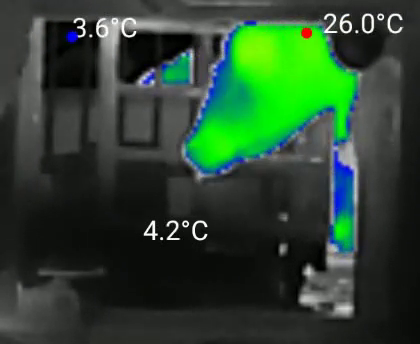
#> input picture frame 37 of data/cow_walking_in.mp4, 420 x 344 px, given in place of cow_hsv_pruned_1h.mp4, which was not available
$ python count_cows.py
#> lines starting #> are read from the running program, lines starting #| are printed output that depends on the picture; after the words box and inside, x2 and y2 are one past the last pixel; in counts of white or black regions, pixels touching at a corner belong together; pictures that were not available may be replaced by others from this repository, and a replacement may not be noted
import argparse
import os
from dataclasses import dataclass
from typing import List, Optional, Tuple

import cv2
import numpy as np


@dataclass
class ROI:
    x: int
    y: int
    w: int
    h: int

    @property
    def slice(self) -> Tuple[slice, slice]:
        return (slice(self.y, self.y + self.h), slice(self.x, self.x + self.w))


# [22 lines left out: functions parse_roi, moving_average, not called in this run]


def compute_activity(
    cap: cv2.VideoCapture,
    roi: Optional[ROI],
    mode: str,
    bright_threshold: int,
    color_sat_threshold: int,
    color_value_threshold: int,
) -> np.ndarray:
#> called with mode = 'color', bright_threshold = 100, color_sat_threshold = 28, color_value_threshold = 40
    counts: List[int] = []
    while True:
        ret, frame = cap.read()
#> frame is the input picture: shape (344, 420, 3); mean B, G, R 46.8, 68.5, 43.4
        if not ret:
            break
        if roi is not None:
            roi_slice_y, roi_slice_x = roi.slice
            region = frame[roi_slice_y, roi_slice_x]
        else:
            region = frame

        if mode == "green":
            green = region[:, :, 1]
            counts.append(int(np.count_nonzero(green >= bright_threshold)))
        elif mode == "color":
            hsv = cv2.cvtColor(region, cv2.COLOR_BGR2HSV)
#> hsv: shape (344, 420, 3); mean H, S, V 55.5, 58.4, 71.1
            sat = hsv[:, :, 1]
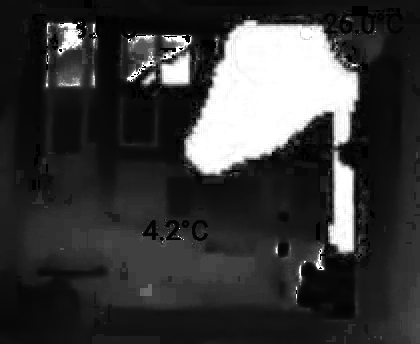
#> sat: shape (344, 420); min 0, max 255, mean 58.4
            val = hsv[:, :, 2]
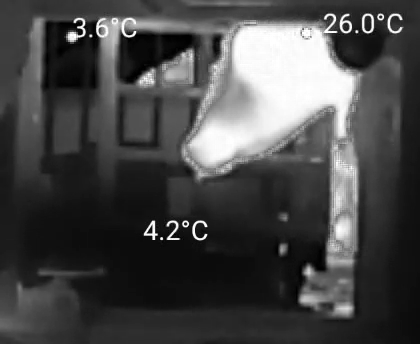
#> val: shape (344, 420); min 0, max 255, mean 71.1
            mask = (sat >= color_sat_threshold) & (val >= color_value_threshold)
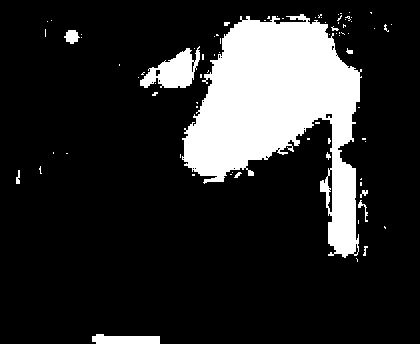
#> mask: shape (344, 420) bool; 16.8% white; 80 white regions (67 under 20 px), largest, box (x1, y1, x2, y2) and area: (182, 14, 362, 258) 21676, (140, 46, 200, 88) 1338, (92, 334, 160, 344) 552
            counts.append(int(np.count_nonzero(mask)))
        else:
            raise ValueError(f"Unsupported detection mode: {mode}")
    return np.asarray(counts, dtype=np.float32)


# [85 lines left out: functions detect_events, save_event_frames, not called in this run]


def main() -> None:
    parser = argparse.ArgumentParser(
        description="Count cow arrivals/departures and export cropped frames between events."
    )
    parser.add_argument("--video", default="data/cow_hsv_pruned_1h.mp4", help="Path to the input MP4 video.")
    parser.add_argument(
        "--roi",
        type=str,
        #default="248,260,420,344",
        default="full",
        help="ROI as x,y,w,h. Use 'full' to analyze entire frame.",
    )
    parser.add_argument(
        "--mode",
        choices=["color", "green"],
        default="color",
        help="Detection mode: 'color' counts saturated colored pixels, 'green' counts bright green pixels.",
    )
    parser.add_argument("--bright-threshold", type=int, default=100)
    parser.add_argument("--color-sat-threshold", type=int, default=28)
    parser.add_argument("--color-value-threshold", type=int, default=40)
    parser.add_argument("--smooth-window", type=int, default=9)
    parser.add_argument("--arrive-threshold", type=float, default=20000.0)
    parser.add_argument("--depart-threshold", type=float, default=10000.0)
    parser.add_argument("--dump-signal", action="store_true")
    args = parser.parse_args()

    if args.roi.lower() == "full":
        roi = None
    else:
        roi = parse_roi(args.roi)

    cap = cv2.VideoCapture(args.video)
    if not cap.isOpened():
        raise SystemExit(f"Failed to open video: {args.video}")

    fps = float(cap.get(cv2.CAP_PROP_FPS) or 0.0) or 30.0

    raw_signal = compute_activity(
        cap,
        roi,
        args.mode,
        args.bright_threshold,
        args.color_sat_threshold,
        args.color_value_threshold,
    )
    cap.release()

    if raw_signal.size == 0:
        raise SystemExit("No frames read from the video.")

    smoothed_signal = moving_average(raw_signal, args.smooth_window)

    if args.dump_signal:
        print(f"Frames: {smoothed_signal.size}")
        print(f"Min/Max/Mean: {smoothed_signal.min():.0f} / {smoothed_signal.max():.0f} / {smoothed_signal.mean():.0f}")

    arrivals, departures = detect_events(
        smoothed_signal,
        fps,
        args.arrive_threshold,
        args.depart_threshold,
    )

    print("\n=== Cow Traffic Report ===")
    print(f"Arrivals:   {len(arrivals)}")
    print(f"Departures: {len(departures)}")

    # ✅ Extract training frames
    save_event_frames(
        video_path=args.video,
        roi=roi,
        arrivals=arrivals,
        departures=departures,
        output_root="output",
    )


if __name__ == "__main__":
    main()

$ run again, starting later in the video
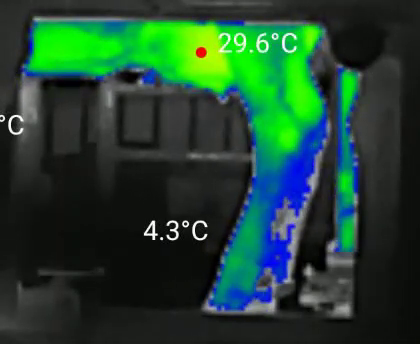
#> input picture frame 169 of data/cow_walking_in.mp4, 420 x 344 px, given in place of cow_hsv_pruned_1h.mp4, which was not available
#> in compute_activity, frame is the input picture: shape (344, 420, 3); mean B, G, R 47.2, 68, 32.3
#> hsv: shape (344, 420, 3); mean H, S, V 61, 84.3, 75.9
#> in compute_activity, `sat = hsv[:, :, 1]`:
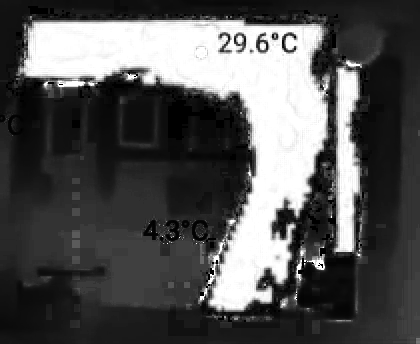
#> sat: shape (344, 420); min 0, max 255, mean 84.3
#> in compute_activity, `mask = (sat >= color_sat_threshold) & (val >= color_value_threshold)`:
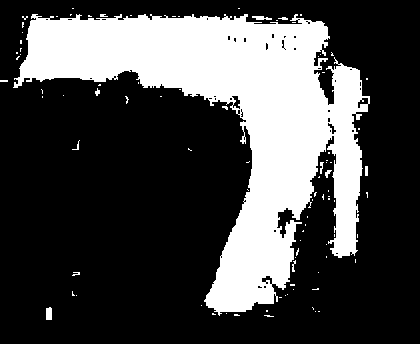
#> mask: shape (344, 420) bool; 28.6% white; 92 white regions (82 under 20 px), largest, box (x1, y1, x2, y2) and area: (13, 14, 370, 316) 40572, (46, 307, 52, 320) 74, (252, 16, 272, 20) 56

$ run again, starting later in the video
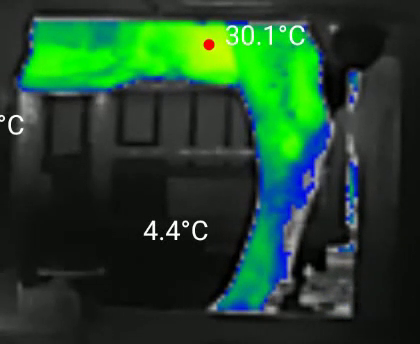
#> input picture frame 301 of data/cow_walking_in.mp4, 420 x 344 px, given in place of cow_hsv_pruned_1h.mp4, which was not available
#> in compute_activity, frame is the input picture: shape (344, 420, 3); mean B, G, R 41.8, 69.1, 32.7
#> hsv: shape (344, 420, 3); mean H, S, V 58.2, 80.4, 74
#> in compute_activity, `sat = hsv[:, :, 1]`:
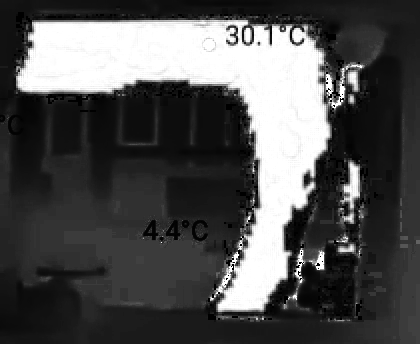
#> sat: shape (344, 420); min 0, max 255, mean 80.4
#> in compute_activity, `mask = (sat >= color_sat_threshold) & (val >= color_value_threshold)`:
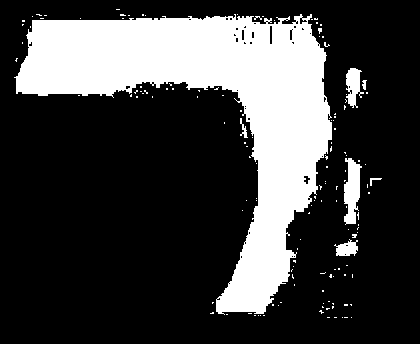
#> mask: shape (344, 420) bool; 25.2% white; 141 white regions (134 under 20 px), largest, box (x1, y1, x2, y2) and area: (14, 14, 332, 315) 34257, (344, 158, 362, 225) 793, (346, 68, 364, 108) 431
